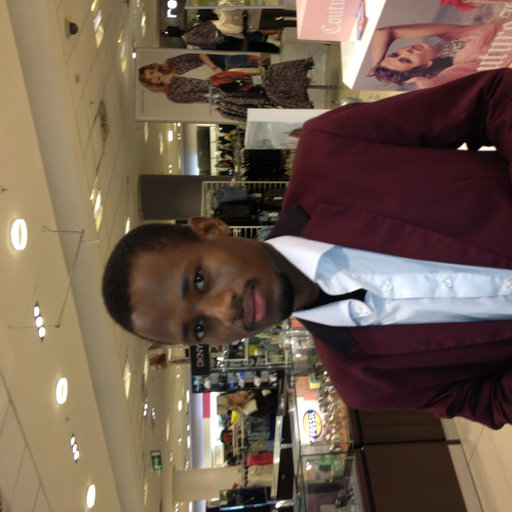
#> input picture phase1+2/P2L3 Exercises/images/Sanka_img.jpg, 512 x 512 px
$ jupyter execute --allow-errors exercise_2.ipynb
#> lines starting #> are read from the running program, lines starting #| are printed output that depends on the picture
[cell 1]
import numpy as np
import matplotlib.pyplot as plt
import matplotlib.image  as matImage
from PIL import Image

[cell 2]
sanka_img = plt.imread('images/Sanka_img.jpg')
#> sanka_img is the input picture: shape (512, 512, 3); mean R, G, B 111, 92, 77.6

# Display image
plt.imshow(sanka_img)

[cell 3]
sanka_img.shape
#> Out = (512, 512, 3)

[cell 4]
type(sanka_img)

[cell 5]
sanka_img.size
#> Out = 786432

[cell 6]
#sanka_img

[cell 7]
sanka_img0 = np.rot90(sanka_img, k=-1)
plt.imshow(sanka_img0)

[cell 8]
#negative of an image
#sanka_img_neg = 255 - sanka_img0
#plt.imshow(sanka_img_neg)

[cell 9]
# padding np.pad(array, (top, bottom), (left, right), mode, values)

white = [255,255]
sanka_img_pad = np.pad(sanka_img0, ((100,100), (100,100),(0,0)), mode='constant', constant_values=white)

plt.imshow(sanka_img_pad)

[cell 10]
# e) Show the color components
red = sanka_img0[:,:,0]
green = sanka_img0[:,:,1]
blue = sanka_img0[:,:,2]

plt.imshow(red, cmap='gray')

# Alternatively

#####
#red, green, blue = sanka_img0.copy(), sanka_img0.copy(), sanka_img0.copy()
#red[:, :, (1, 2)] = 0
#green[:, :, (0, 2)] = 0
#blue[:, :, (0, 1)] = 0

#img_rgb = np.concatenate((red,green,blue), axis=1)
#plt.figure(figsize=(15, 15))
#plt.imshow(img_rgb)
####

[cell 11]
#recover the original image
# Using NumPy dstack
rgb_image = np.dstack((red, green, blue))
plt.imshow(rgb_image)

[cell 12]
#f) Color reduction

img_0 = (sanka_img0 // 64) * 64
img_1 = (sanka_img0 // 128) * 128
img_all = np.concatenate((sanka_img0, img_0, img_1), axis=1)
plt.figure(figsize=(15, 15))
plt.imshow(img_all)

[cell 13]
#g) Trim the image
img_trim = sanka_img0[100:-150, 140:-180, :]
plt.imshow(img_trim)
# [4 lines of commented-out code are left out]

[cell 14]
# Resize image: np.resize(a, new_shape)
img_resize = np.resize(sanka_img0, (256,512,3))

plt.imshow(img_resize)

[cell 15]
# resizing while opening an image
src = np.asarray(Image.open('images/Sanka_img.jpg').resize((128, 128)))
plt.imshow(src)
#dst = np.array(Image.open('emma_stone.jpg').resize((256, 256))) // 4

[cell 16]
src1=np.rot90(src,k=-1)
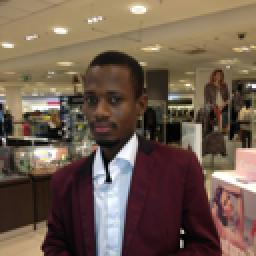
#> src1: shape (128, 128, 3) (shown 2 times larger); mean R, G, B 111, 92, 77.6
plt.imshow(src1)
src1.shape
#> Out = (128, 128, 3)

[cell 17]
#i
src = np.array(Image.open('images/Sanka_img.jpg').resize((128, 128)))
dst = np.array(Image.open('images/Sanka_img.jpg').resize((256, 256))) // 8
dst_copy = dst.copy()
dst_copy[64:128, 128:192] = src[32:96, 32:96]
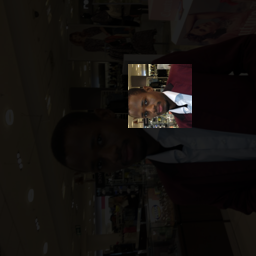
#> dst_copy: shape (256, 256, 3); mean R, G, B 18.2, 15.1, 12.8
fig = plt.figure(figsize=(10, 10))
fig.add_subplot(1, 2, 1)
plt.imshow(src)
plt.title('Original')
fig.add_subplot(1, 2, 2)
plt.imshow(dst_copy)
plt.title('Pasted with slice')

[cell 18]
# Binarization
img = np.array(Image.open('images/Sanka_img.jpg'))
img_64 = (img > 64) * 255
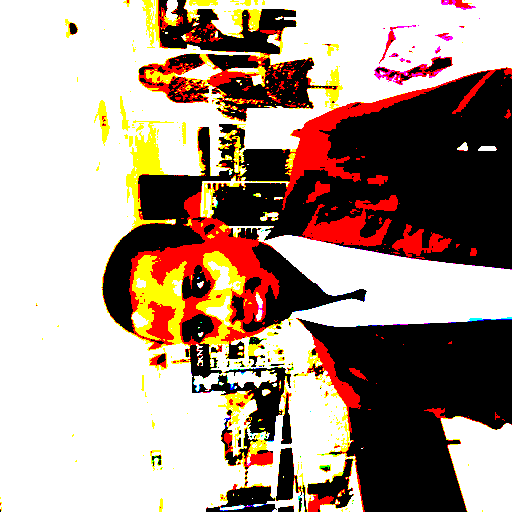
#> img_64: shape (512, 512, 3) int64; mean R, G, B 171.3, 150.7, 138.1
img_128 = (img > 128) * 255
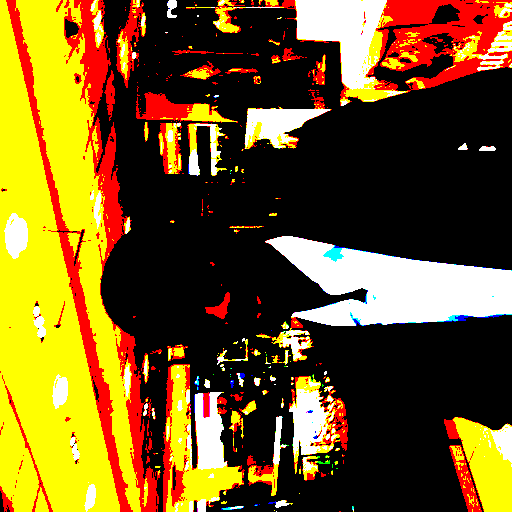
#> img_128: shape (512, 512, 3) int64; mean R, G, B 115.6, 88, 29.4
fig = plt.figure(figsize=(15, 15))
img_all = np.concatenate((img, img_64, img_128), axis=1)
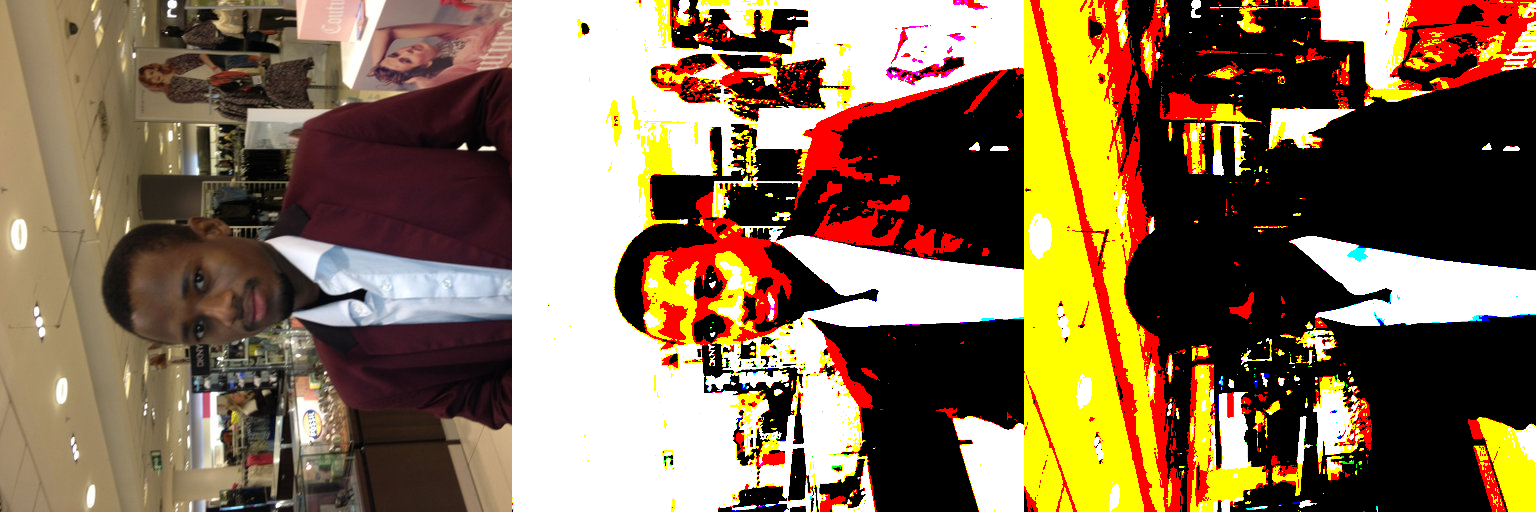
#> img_all: shape (512, 1536, 3) int64; mean R, G, B 132.6, 110.2, 81.7
plt.imshow(img_all)

[cell 19]
# Flip
img = np.array(Image.open('images/Sanka_img.jpg'))
fig = plt.figure(figsize=(10, 10))
fig.add_subplot(1, 2, 1)
plt.imshow(np.flipud(img))
fig.add_subplot(1, 2, 2)
plt.imshow(np.fliplr(img))
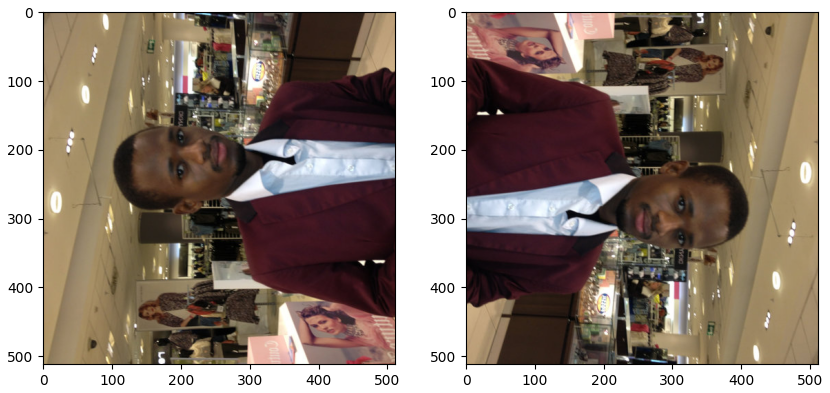
#> figure drawn by matplotlib, 2 panels

[cell 20]
# Color blending

img = np.array(Image.open('images/cat.jpg'))
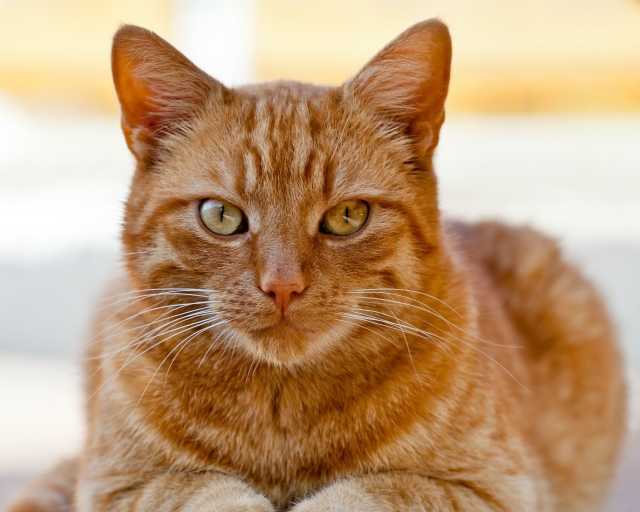
#> input picture phase1+2/P2L3 Exercises/images/cat.jpg, 640 x 512 px
#> img is the input picture: shape (512, 640, 3); mean R, G, B 191.7, 157.1, 121.8
img0 = np.array(Image.open('images/mountain.jpg').resize(img.shape[1::-1])) # resize takes 2 arguments (WIDTH, HEIGHT)
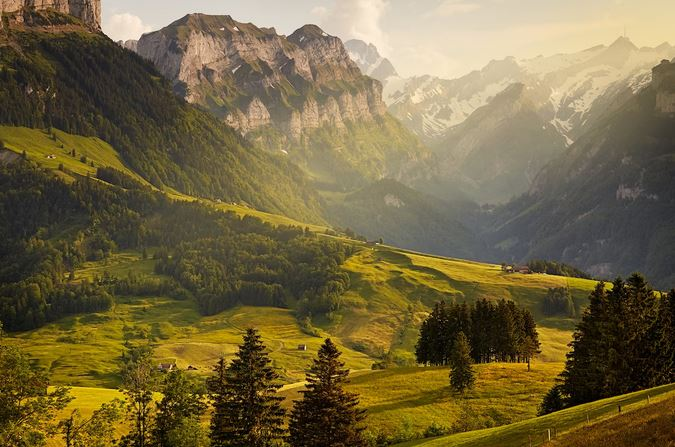
#> input picture phase1+2/P2L3 Exercises/images/mountain.JPG, 675 x 447 px, found by its file name
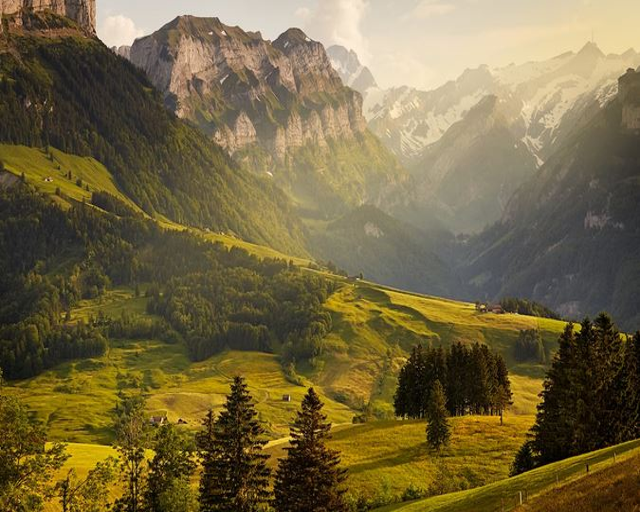
#> img0: shape (512, 640, 3); mean R, G, B 117.1, 103.3, 66
img.shape
img_blend = (img * 0.7 + img0 * 0.3).astype(np.uint8)   # Blending them in
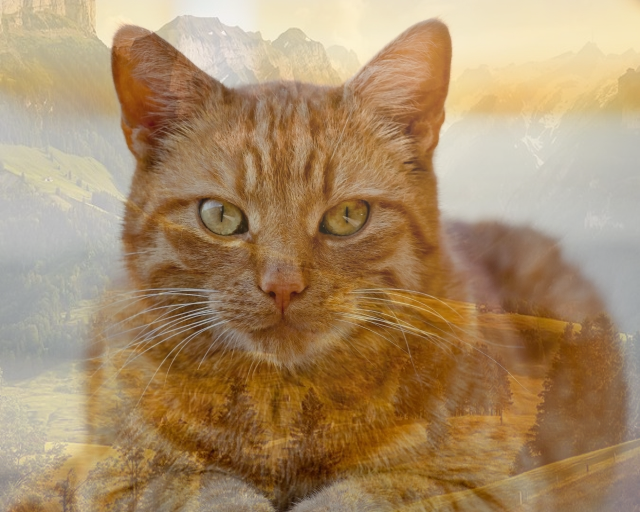
#> img_blend: shape (512, 640, 3); mean R, G, B 168.8, 140.5, 104.6
plt.figure(figsize=(10, 10))
plt.imshow(img_blend)
